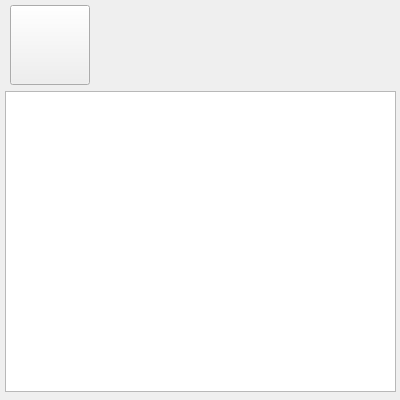
<?xml version="1.0" encoding="UTF-8"?>
<ui version="4.0">
 <class>Form</class>
 <widget class="QWidget" name="Form">
  <property name="geometry">
   <rect>
    <x>0</x>
    <y>0</y>
    <width>400</width>
    <height>400</height>
   </rect>
  </property>
  <property name="minimumSize">
   <size>
    <width>400</width>
    <height>400</height>
   </size>
  </property>
  <property name="maximumSize">
   <size>
    <width>400</width>
    <height>400</height>
   </size>
  </property>
  <property name="windowTitle">
   <string>Участники беседы</string>
  </property>
  <property name="windowIcon">
   <iconset>
    <normaloff>../Структурные фото/Икона.png</normaloff>../Структурные фото/Икона.png</iconset>
  </property>
  <widget class="QListWidget" name="listWidget">
   <property name="geometry">
    <rect>
     <x>5</x>
     <y>91</y>
     <width>391</width>
     <height>301</height>
    </rect>
   </property>
  </widget>
  <widget class="QLabel" name="label">
   <property name="geometry">
    <rect>
     <x>110</x>
     <y>25</y>
     <width>290</width>
     <height>40</height>
    </rect>
   </property>
   <property name="font">
    <font>
     <family>Arial</family>
     <pointsize>10</pointsize>
     <weight>75</weight>
     <bold>true</bold>
    </font>
   </property>
   <property name="text">
    <string/>
   </property>
  </widget>
  <widget class="QPushButton" name="pushButton_2">
   <property name="enabled">
    <bool>true</bool>
   </property>
   <property name="geometry">
    <rect>
     <x>10</x>
     <y>5</y>
     <width>80</width>
     <height>80</height>
    </rect>
   </property>
   <property name="text">
    <string/>
   </property>
   <property name="iconSize">
    <size>
     <width>70</width>
     <height>70</height>
    </size>
   </property>
  </widget>
 </widget>
 <resources/>
 <connections/>
</ui>
